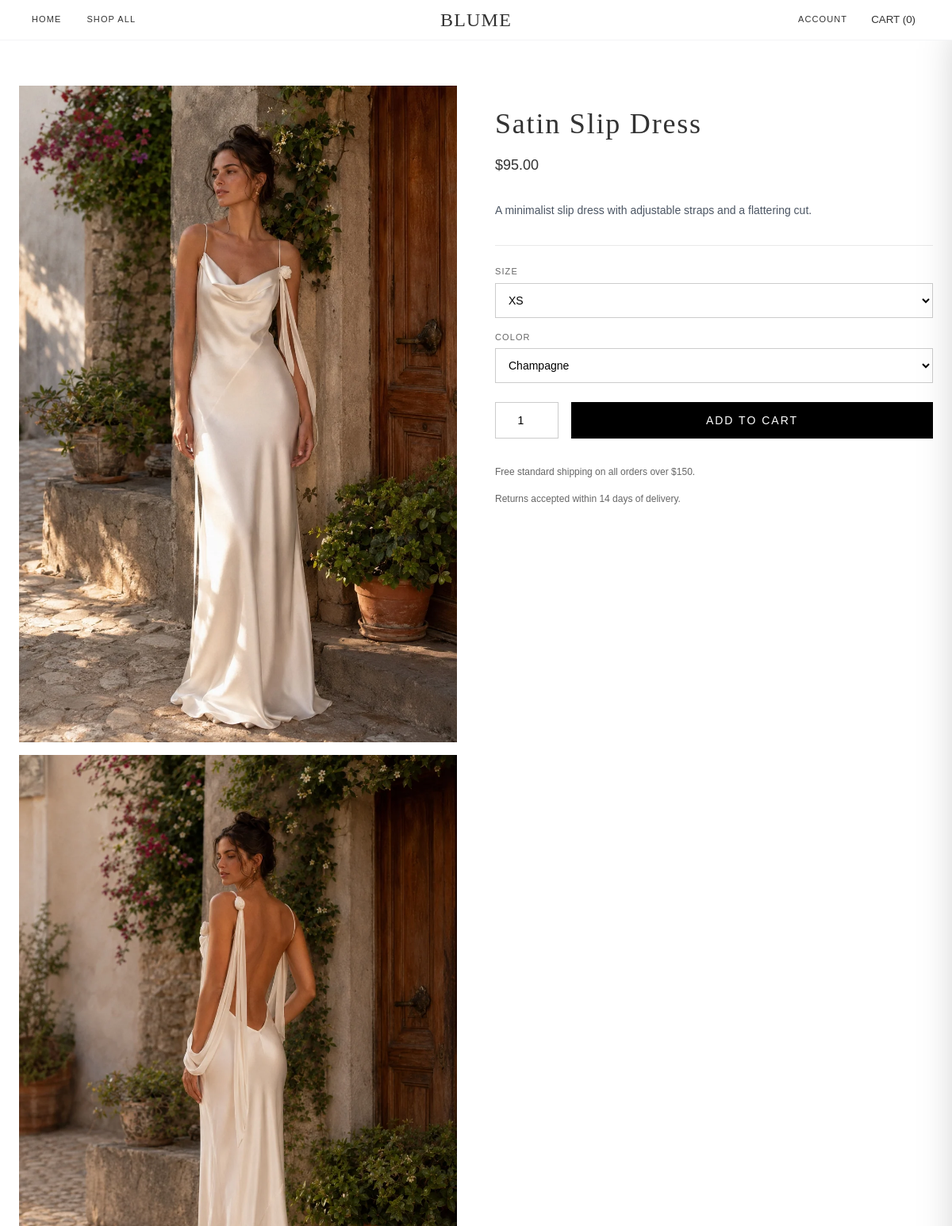
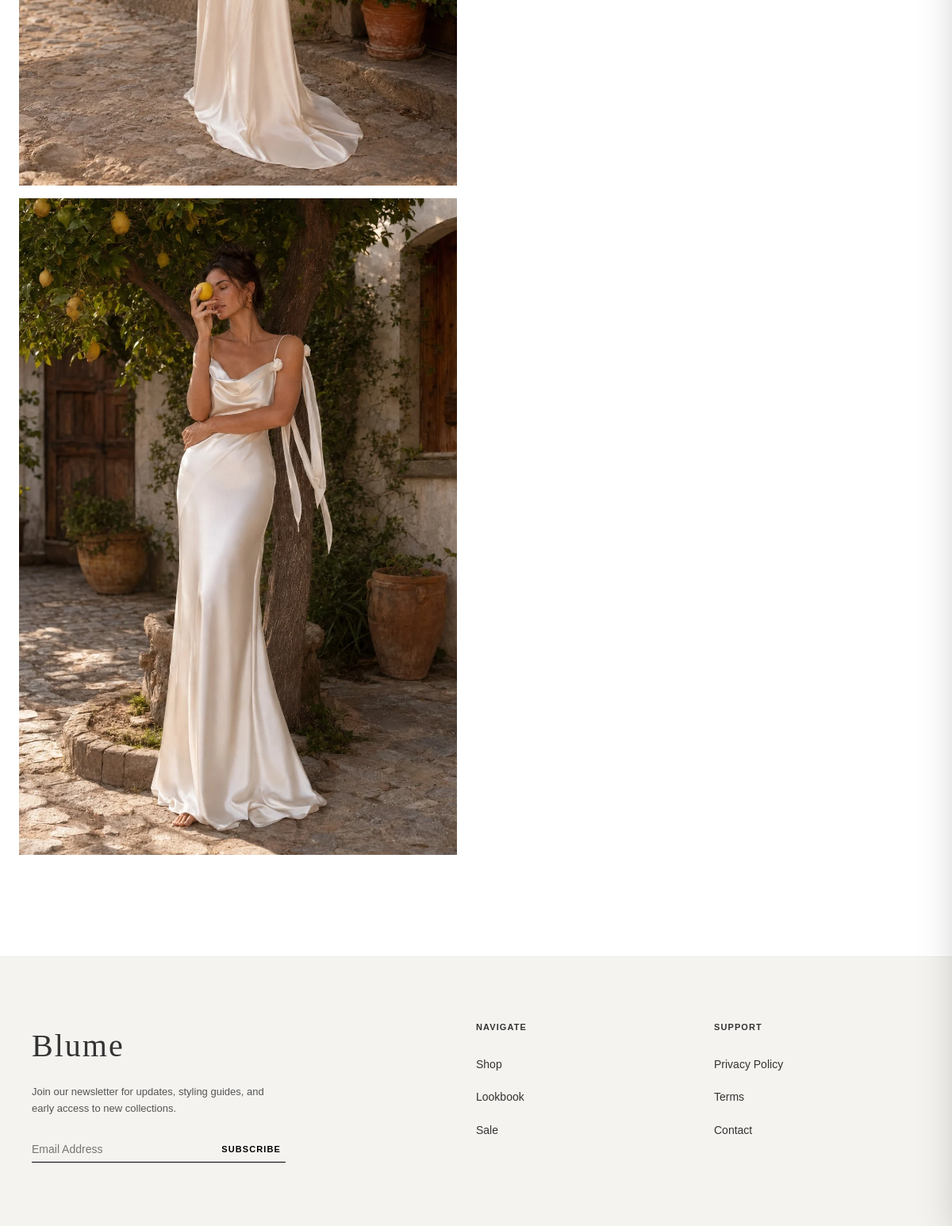
Page /product.php?id=1000 on the committed database (2 pictures, top to bottom).
### tables this page shows
CREATE TABLE `products` (
  `id` int(11) NOT NULL,
  `name` varchar(255) NOT NULL,
  `price` decimal(10,2) NOT NULL,
  `image_url` varchar(255) NOT NULL,
  `image_url_2` varchar(255) DEFAULT NULL,
  `image_url_3` varchar(255) DEFAULT NULL,
  `description` text DEFAULT NULL,
  `colors` varchar(255) DEFAULT 'Standard',
  `sizes` varchar(255) DEFAULT 'XS, S, M, L, XL'
);

### product.php (the view, shortened to what this page needs)
<?php
require_once 'includes/db.php';
$product_id = isset($_GET['id']) ? (int)$_GET['id'] : 0;
$stmt = $pdo->prepare("SELECT * FROM products WHERE id = ?");
$stmt->execute([$product_id]);
$product = $stmt->fetch(PDO::FETCH_ASSOC);
?>
<!DOCTYPE html>
<html lang="en">
<head>
    <link rel="stylesheet" href="css/style.css">
</head>
<body class="page-with-nav">
    <?php include 'includes/navbar.php'; ?>
    <main class="blume-container">
        <div class="blume-product-layout">
            <div class="blume-gallery">
                <img src="<?php echo htmlspecialchars($product['image_url']); ?>" alt="<?php echo htmlspecialchars($product['name']); ?>">
                <?php if (!empty($product['image_url_2'])): ?>
                    <img src="<?php echo htmlspecialchars($product['image_url_2']); ?>" alt="Alternate View">
                <?php endif; ?>
                <?php if (!empty($product['image_url_3'])): ?>
                    <img src="<?php echo htmlspecialchars($product['image_url_3']); ?>" alt="Detail View">
                <?php endif; ?>
            </div>
            <div class="blume-details">
                <h1 class="serif-font blume-title"><?php echo htmlspecialchars($product['name']); ?></h1>
                <div class="blume-price">$<?php echo number_format($product['price'], 2); ?></div>
                <div class="blume-description">
                    <?php echo nl2br(htmlspecialchars($product['description'])); ?>
                </div>
                <form action="cart_action.php" method="POST" style="margin-bottom: 32px; border-top: 1px solid #eaeaea; padding-top: 24px;">
                    <div class="form-group" style="margin-bottom: 16px;">
                        <label style="font-size: 11px; text-transform: uppercase; letter-spacing: 0.1em; color: #666;">Size</label>
                        <select name="size" required style="width: 100%; padding: 12px; border: 1px solid #ccc; background: transparent; font-size: 14px;">
                            <?php
                                $db_sizes = !empty($product['sizes']) ? $product['sizes'] : 'XS, S, M, L, XL';
                                $size_array = explode(',', $db_sizes);
                                foreach ($size_array as $size):
                                    $clean_size = trim($size);
                            ?>
                                <option value="<?php echo htmlspecialchars($clean_size); ?>">
                                    <?php echo htmlspecialchars($clean_size); ?>
                                </option>
                            <?php endforeach; ?>
                        </select>
                    </div>
                    <div class="form-group" style="margin-bottom: 24px;">
                        <label style="font-size: 11px; text-transform: uppercase; letter-spacing: 0.1em; color: #666;">Color</label>
                        <select name="color" required style="width: 100%; padding: 12px; border: 1px solid #ccc; background: transparent; font-size: 14px;">
                            <?php
                                $db_colors = !empty($product['colors']) ? $product['colors'] : 'Standard';
                                $color_array = explode(',', $db_colors);
                                foreach ($color_array as $color):
                                    $clean_color = trim($color);
                            ?>
                                <option value="<?php echo htmlspecialchars($clean_color); ?>">
                                    <?php echo htmlspecialchars($clean_color); ?>
                                </option>
                            <?php endforeach; ?>
                        </select>
                    </div>
                    <div style="display: flex; gap: 16px;">
                        <input type="number" name="quantity" value="1" min="1" style="width: 80px; padding: 12px; border: 1px solid #ccc; text-align: center; font-size: 14px;">
                        <button type="submit" class="btn-primary" style="margin-top: 0; flex-grow: 1;">ADD TO CART</button>
                    </div>
                </form>
                <div style="font-size: 12px; color: #666; line-height: 1.8;">
                    <p>Free standard shipping on all orders over $150.</p>
                    <p>Returns accepted within 14 days of delivery.</p>
                </div>
            </div>
        </div>
    </main>
    <?php include 'includes/footer.php'; ?>
</body>
</html>

### css/style.css (style rules this page uses)
*, *::before, *::after { box-sizing: border-box; }
body { font-family: Arial, sans-serif; color: #333; line-height: 1.6; margin: 0; padding: 0; }
.serif-font { font-family: "Didot", "Bodoni MT", "Baskerville", "Georgia", serif; font-weight: normal; letter-spacing: 0.05em; }
.blume-container { max-width: 1280px; margin: 0 auto; padding: 48px 24px; }
.page-with-nav { padding-top: 60px; }
.btn-primary { display: block; width: 100%; background-color: #000; color: #fff; padding: 15px; text-align: center; text-decoration: none; border: none; font-size: 14px; letter-spacing: 2px; cursor: pointer; margin-top: 10px; }
.form-group { margin-bottom: 15px; }
.form-group label { display: block; font-size: 12px; color: #666; margin-bottom: 5px; }
.blume-product-layout { display: grid; grid-template-columns: 1fr; gap: 48px; }
@media (min-width: 768px) { .blume-product-layout { grid-template-columns: 1fr 1fr; } }
.blume-gallery { display: flex; flex-direction: column; gap: 16px; }
.blume-gallery img { width: 100%; background-color: #f3f4f6; object-fit: cover; }
.blume-details { height: max-content; }
@media (min-width: 768px) { .blume-details { position: sticky; top: 128px; } }
.blume-title { font-size: 36px; margin-bottom: 8px; margin-top: 0; }
.blume-price { font-size: 18px; margin-bottom: 32px; }
.blume-description { font-size: 14px; color: #4b5563; line-height: 1.625; margin-bottom: 32px; }

### rows in the picture
products: image_url (picture), image_url_2 (picture), image_url_3 (picture), name "Satin Slip Dress", price "95.00", description "A minimalist slip dress with adjustable straps and a flattering cut.", size "XS", color "Champagne"

### other values in the picture
$cart_count "0"
